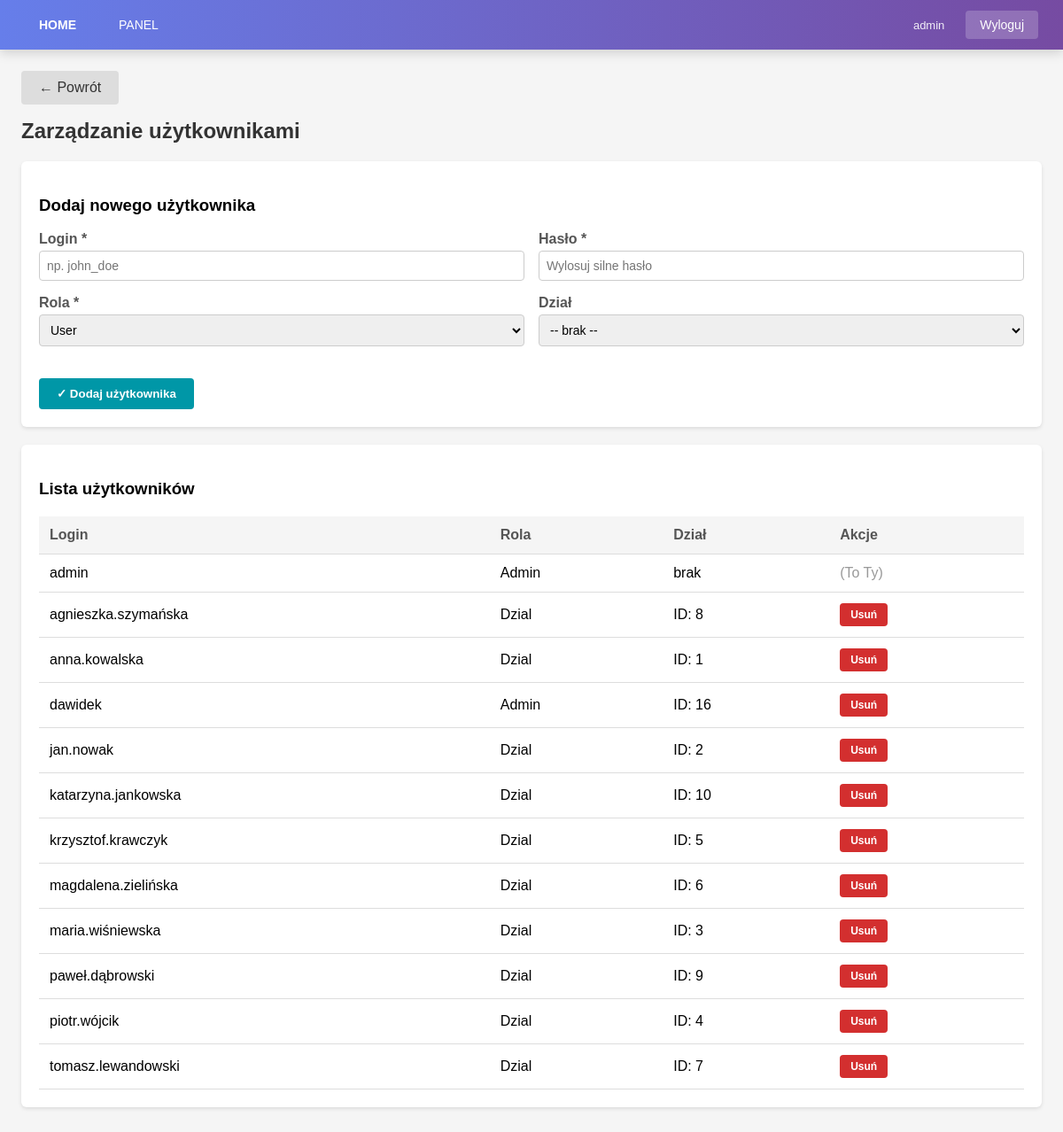
/manage_users.php (signed in), run on the app's committed database.
### tables this page shows
CREATE TABLE `Uzytkownicy` (
  `ID` int(11) NOT NULL,
  `Login` varchar(100) NOT NULL,
  `Haslo` varchar(255) NOT NULL,
  `Rola` enum('Admin','Ksiegowosc','Dzial') NOT NULL DEFAULT 'Dzial',
  `IDDzialu` int(11) DEFAULT NULL,
  `Dzial` varchar(50) DEFAULT NULL
);

### public_html/manage_users.php (the view, shortened to what this page needs)
<?php
$mysqli = require 'db.php';
$uzytkownicy = $mysqli->query('SELECT ID, Login, Rola, IDDzialu FROM Uzytkownicy ORDER BY Login');
?>
<!DOCTYPE html>
<html>
<head>
</head>
<body>
<div class="container">
    <div class="main">
        <a href="home.php" class="back-btn">← Powrót</a>
        <h2>Zarządzanie użytkownikami</h2>
        <div class="section">
            <h3>Dodaj nowego użytkownika</h3>
            <form method="post">
                <div class="form-row">
                    <div class="form-group">
                        <label for="login">Login *</label>
                        <input type="text" name="login" id="login" required placeholder="np. john_doe">
                    </div>
                    <div class="form-group">
                        <label for="haslo">Hasło *</label>
                        <input type="password" name="haslo" id="haslo" required placeholder="Wylosuj silne hasło">
                    </div>
                </div>
                <div class="form-row">
                    <div class="form-group">
                        <label for="rola">Rola *</label>
                        <select name="rola" id="rola" required>
                            <option value="User">User</option>
                        </select>
                    </div>
                    <div class="form-group">
                        <label for="iddzialu">Dział</label>
                        <select name="iddzialu" id="iddzialu">
                            <option value="">-- brak --</option>
                        </select>
                    </div>
                </div>
                <div class="button-group">
                    <button type="submit" class="btn-add">✓ Dodaj użytkownika</button>
                </div>
            </form>
        </div>
        <div class="section">
            <h3>Lista użytkowników</h3>
            <table>
                <thead>
                    <tr>
                        <th>Login</th>
                        <th>Rola</th>
                        <th>Dział</th>
                        <th>Akcje</th>
                    </tr>
                </thead>
                <tbody>
                    <?php if ($uzytkownicy) while ($u = $uzytkownicy->fetch_assoc()): ?>
                        <tr>
                            <td><?= htmlspecialchars($u['Login']) ?></td>
                            <td><?= htmlspecialchars($u['Rola']) ?></td>
                            <td><?= $u['IDDzialu'] ? "ID: {$u['IDDzialu']}" : "brak" ?></td>
                            <td>
                                <?php if ($u['ID'] != $_SESSION['user_id']): ?>
                                    <form method="post" style="display: inline;">
                                        <button type="submit" class="btn-delete" onclick="return confirm('Jesteś pewny?')">Usuń</button>
                                    </form>
                                <?php else: ?>
                                    <span style="color: #999;">(To Ty)</span>
                                <?php endif; ?>
                            </td>
                        </tr>
                    <?php endwhile; ?>
                </tbody>
            </table>
        </div>
    </div>
</div>
<?php require 'navbar.php'; ?>
</body>
</html>

### public_html/manage_users.php (style rules this page uses)
* { box-sizing: border-box; }
body { font-family: Arial; margin: 0; padding: 0; background: #f5f5f5; }
.container { display: flex; min-height: 100vh; }
.main { flex: 1; padding: 24px; max-width: 1200px; margin: 0 auto; }
h2 { color: #333; margin-top: 0; }
.section { background: white; padding: 20px; margin-bottom: 20px; border-radius: 6px; box-shadow: 0 2px 4px rgba(0,0,0,0.1); }
.form-group { margin-bottom: 16px; }
label { display: block; font-weight: bold; margin-bottom: 4px; color: #555; }
input, select { width: 100%; padding: 8px; border: 1px solid #ccc; border-radius: 4px; font-size: 14px; }
.button-group { display: flex; gap: 12px; margin-top: 20px; }
button { padding: 10px 20px; border: none; cursor: pointer; border-radius: 4px; font-weight: bold; }
.btn-add { background: #0097a7; color: white; }
.btn-delete { background: #d32f2f; color: white; font-size: 12px; padding: 6px 12px; }
table { width: 100%; border-collapse: collapse; margin-top: 20px; }
th, td { padding: 12px; text-align: left; border-bottom: 1px solid #ddd; }
th { background: #f5f5f5; font-weight: bold; color: #555; }
.form-row { display: grid; grid-template-columns: 1fr 1fr; gap: 16px; }
.back-btn { display: inline-block; padding: 10px 20px; background: #ddd; color: #333; text-decoration: none; border-radius: 4px; margin-bottom: 16px; }

### public_html/navbar.php (style rules this page uses)
body { padding-top: 56px; }

### data on the page
uzytkownicy: Login "admin", Rola "Admin", shows "brak", shows "(To Ty)"
uzytkownicy: Login "agnieszka.szymańska", Rola "Dzial", IDDzialu "8"
uzytkownicy: Login "anna.kowalska", Rola "Dzial", IDDzialu "1"
uzytkownicy: Login "dawidek", Rola "Admin", IDDzialu "16"
uzytkownicy: Login "jan.nowak", Rola "Dzial", IDDzialu "2"
uzytkownicy: Login "katarzyna.jankowska", Rola "Dzial", IDDzialu "10"
uzytkownicy: Login "krzysztof.krawczyk", Rola "Dzial", IDDzialu "5"
uzytkownicy: Login "magdalena.zielińska", Rola "Dzial", IDDzialu "6"
uzytkownicy: Login "maria.wiśniewska", Rola "Dzial", IDDzialu "3"
uzytkownicy: Login "paweł.dąbrowski", Rola "Dzial", IDDzialu "9"
uzytkownicy: Login "piotr.wójcik", Rola "Dzial", IDDzialu "4"
uzytkownicy: Login "tomasz.lewandowski", Rola "Dzial", IDDzialu "7"

### other printed values
$_SESSION['login'] "admin"
